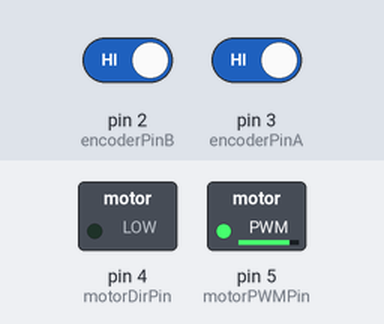
Bench run of a sketch on a simulated Arduino Uno, built with avr-gcc and run on an emulated ATmega328P. Parts: switched loads named in the sketch (green lamp = pin HIGH). Inputs (shaded band) come from the test bench; at power-on: pin 2 (encoderPinB) HIGH, pin 3 (encoderPinA) HIGH. What the sketch prints to the serial monitor is not drawn.

Above: at 0.1 s.
Timing chart, 0 to 1.6 s (numbered marks = the images above):
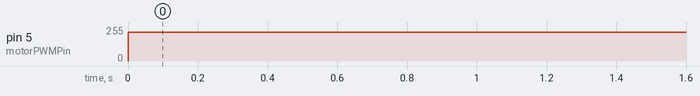

The sketch:

motor_enc_p.ino
```cpp
// motor control pin
#define motorDirPin  4 //
#define motorPWMPin  5 //

// encoder pin
#define encoderPinB  2
#define encoderPinA  3
#define rotation 4320


int encoderPos = 0;
const float ratio = 360./rotation;

// P control
float Kp = 10; // p - gain
float Deg = 360; // 22의 값은 모터 자체의 백레쉬를 뜻한다.

// enc

void doEncoderA();
void doEncoderB();
void doMotor(bool dir, int vel);
void motor (int enc, int vel);


void setup() {
  pinMode(encoderPinA, INPUT_PULLUP);
  attachInterrupt(0, doEncoderA, CHANGE);

  pinMode(encoderPinB, INPUT_PULLUP);
  attachInterrupt(1, doEncoderB, CHANGE);

  pinMode(motorDirPin, OUTPUT);

  Serial.begin(115200);
}

void loop() {

  doMotor(0, 40);
  int test = 0?10:(10 - 10);
  Serial.println(test);


}


void doEncoderA(){  encoderPos += (digitalRead(encoderPinA)==digitalRead(encoderPinB))?1:-1;}
void doEncoderB(){  encoderPos += (digitalRead(encoderPinA)==digitalRead(encoderPinB))?-1:1;}

void doMotor(bool dir, int vel){
  digitalWrite(motorDirPin, dir);
  analogWrite(motorPWMPin, dir?vel:(255 - vel));
}


void motor (int enc, int vel2){

  float motorDeg = encoderPos*ratio;
  float error = enc - motorDeg; // 목표 값 - 실제 값
  float control = Kp * error;
  doMotor( (control>=0)?HIGH:LOW, min(abs(control), vel2));

  Serial.print("encoderPos : "); //현 enc position
  Serial.print(encoderPos);
  Serial.print("   motorDeg : "); //시작점 부터의 각도
  Serial.print(motorDeg);
  Serial.print("   error : ");
  Serial.print(error);
  Serial.print("    control : ");
  Serial.print(control);
  Serial.print("    motorVel : ");
  Serial.println(min(abs(control), vel2));
}
```

Measured:
- by itself, pin 5 (motorPWMPin): 0/255 → 215/255 at 0.00 s
